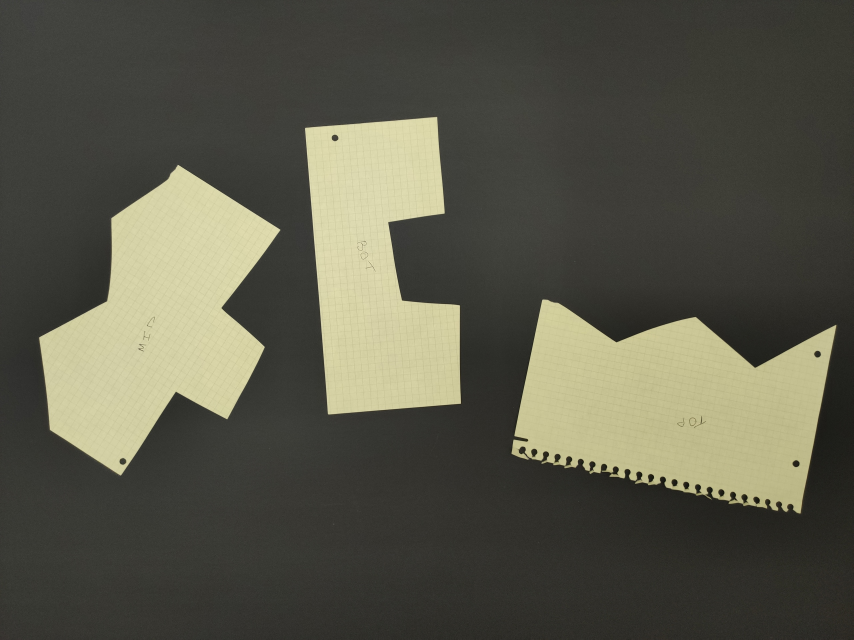
//> input picture OpenCV/Images/parts2.jpg, 2560 x 1920 px (shown at 1/3 size)
$ ./Unification   (built with g++ and OpenCV 4)
//> lines starting //> are read from the running program, lines starting //| are printed output that depends on the picture; after the words box and inside, x2 and y2 are one past the last pixel; in counts of white or black regions, pixels touching at a corner belong together
#include <iostream>
#include <fstream>
#include <algorithm>

#include <opencv2/opencv.hpp>
#include "opencv2/imgcodecs.hpp"
#include "opencv2/highgui.hpp"
#include "opencv2/stitching.hpp"

using namespace std;
using namespace cv;

vector<Mat> ReadImages(vector<string> arFilePaths)
{
    if (arFilePaths.empty())
        return vector<Mat>();

    vector<Mat> arImages;

    for (string wsFilePath : arFilePaths)
    {
        Mat oImage = imread(wsFilePath);
        if (!oImage.data)
        {
            cout << "Can't read image \"" << wsFilePath << "\"" << endl;
            return vector<Mat>();
        }

        arImages.push_back(oImage);
    }

    return arImages;
}

int main()
{
    Mat oImage = imread("../Images/parts2.jpg");
//> oImage is the input picture: 1920 rows x 2560 cols, CV_8UC3; mean B, G, R 74.1, 88.1, 88.9

    if (!oImage.data)
    {
        cout << "Can't read image" << endl;
        return -1;
    }

    resize(oImage, oImage, Size(500, (int)(oImage.size().height * 500 / oImage.size().width)));
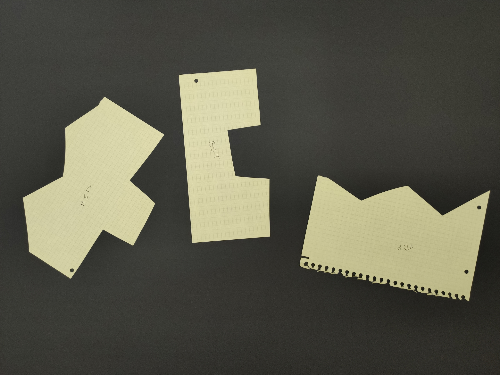
//> oImage: 375 rows x 500 cols, CV_8UC3; mean B, G, R 74, 88, 88.8

    namedWindow("Original Image", WINDOW_AUTOSIZE);
    moveWindow("Original Image", 100, 100);
    imshow("Original Image", oImage);
    waitKey(0);

    Mat oGrayImage;
    cvtColor(oImage, oGrayImage, COLOR_BGR2GRAY);
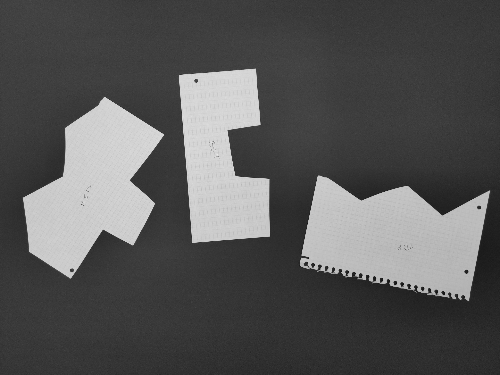
//> oGrayImage: 375 rows x 500 cols, CV_8UC1; min 16, max 232, mean 86.7

    Mat oThreshImage;
    threshold(oGrayImage, oThreshImage, 150, 255, THRESH_BINARY);
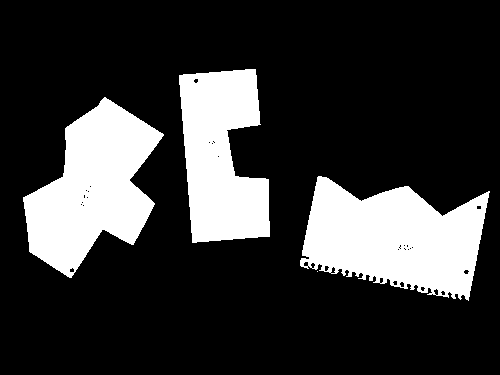
//> oThreshImage: 375 rows x 500 cols, CV_8UC1; 21.8% white; 4 white regions (1 under 20 px)
    namedWindow("Binary Image", WINDOW_AUTOSIZE);
    moveWindow("Binary Image", 100, 100);
    imshow("Binary Image", oThreshImage);
    waitKey(0);

    vector<vector<Point>> arContours;
    vector<Vec4i> arHierarchy;
    findContours(oThreshImage, arContours, arHierarchy, RETR_EXTERNAL, CHAIN_APPROX_SIMPLE);
//> arContours = 4 contours, 1 with area under 20; largest, box (x1, y1, x2, y2) and area: (300, 176, 490, 301) 15024, (23, 97, 164, 278) 13810, (179, 69, 270, 243) 11316; arHierarchy = 4 items: [1, -1, -1, -1], [2, 0, -1, -1], [3, 1, -1, -1], [-1, 2, -1, -1]

    Mat oCopyImage = oImage.clone();
    drawContours(oCopyImage, arContours, -1, Scalar(0, 255, 0), 2);
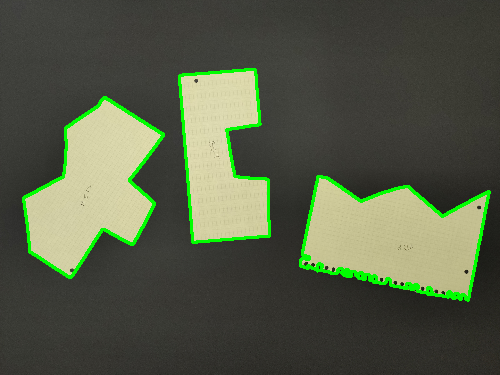
//> oCopyImage: 375 rows x 500 cols, CV_8UC3; 3.24% of pixels changed, all inside (x1, y1, x2, y2) = (22, 68, 491, 302)
    namedWindow("None approximation", WINDOW_AUTOSIZE);
    moveWindow("None approximation", 100, 100);
    imshow("None approximation", oCopyImage);
    waitKey(0);

    vector<string> arFileNames;
    vector<double> match;

    for (unsigned int unIndex = 0; unIndex < arContours.size(); ++unIndex)
    {
        if (arContours[unIndex].size() < 3)
        {
            arContours.erase(arContours.begin() + unIndex);
            continue;
        }

        Mat oTempImage(oImage, boundingRect(arContours[unIndex]));
        string sFileName = "temp" + to_string(unIndex + 1) + ".jpg";
        arFileNames.push_back(sFileName);
        imwrite(sFileName, oTempImage);
    }
//> this loop made 3 passes
//> pass 3, `Mat oTempImage(oImage, boundingRect(arContours[unIndex]));`:
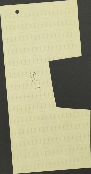
//> oTempImage: 174 rows x 91 cols, CV_8UC3; mean B, G, R 137.3, 170.8, 173.5

    if (arContours.size() < 2)
        return -1;

    for (unsigned int unFirstIndex = 0; unFirstIndex < arContours.size(); ++unFirstIndex)
    {
        for (unsigned int unSecondIndex = 1; unSecondIndex < arContours.size(); ++unSecondIndex)
        {
            if (unFirstIndex == unSecondIndex)
                continue;

            double dMatch = matchShapes(arContours[unFirstIndex], arContours[unSecondIndex], CONTOURS_MATCH_I2, 0);

            #ifdef _DEBUG
                std::cout << unFirstIndex << " _ " << unSecondIndex << " = " << dMatch << endl;
            #endif

            match.push_back(dMatch);
        }
    }
//> after the loop, match = [0.817, 1.06, 0.759, 0.759]


    Mat tempimg1 = imread("temp2.jpg");
    Mat tempimg2 = imread("temp3.jpg");


    Mat oVImg(max(tempimg1.rows, tempimg2.rows), tempimg1.cols + tempimg2.cols, tempimg1.type());

    Mat q0(oVImg, Rect(0, 0, tempimg1.cols, tempimg1.rows));
    Mat q1(oVImg, Rect(tempimg1.cols, 0, tempimg2.cols, tempimg2.rows));

    tempimg1.copyTo(q0);
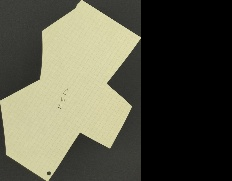
//> oVImg: 181 rows x 232 cols, CV_8UC3; mean B, G, R 69.7, 85.6, 86.4
    tempimg2.copyTo(q1);
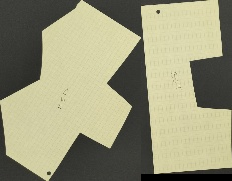
//> oVImg: 181 rows x 232 cols, CV_8UC3; mean B, G, R 121.4, 150, 151.8

    namedWindow("Result", WINDOW_AUTOSIZE);
    moveWindow("Result", 100, 100);
    imshow("Result", oVImg);
    waitKey(0);

    return 0;
//> (the program exits here)

$ run again, with OpenCV/Images/parts1.jpg copied over OpenCV/Images/parts2.jpg
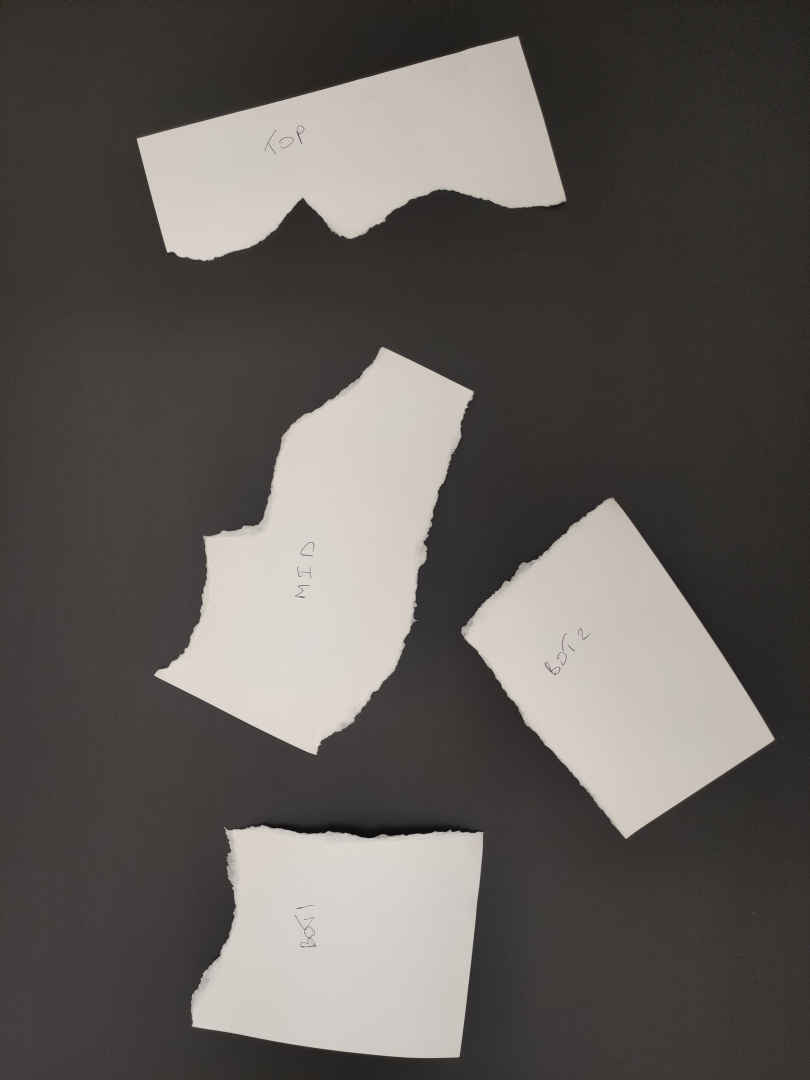
//> input picture OpenCV/Images/parts1.jpg, 1620 x 2160 px (shown at 1/2 size)
//> oImage is the input picture: 2160 rows x 1620 cols, CV_8UC3; mean B, G, R 88.2, 92, 96.2
//> oImage: 666 rows x 500 cols, CV_8UC3
//> `threshold(oGrayImage, oThreshImage, 150, 255, THRESH_BINARY);`:
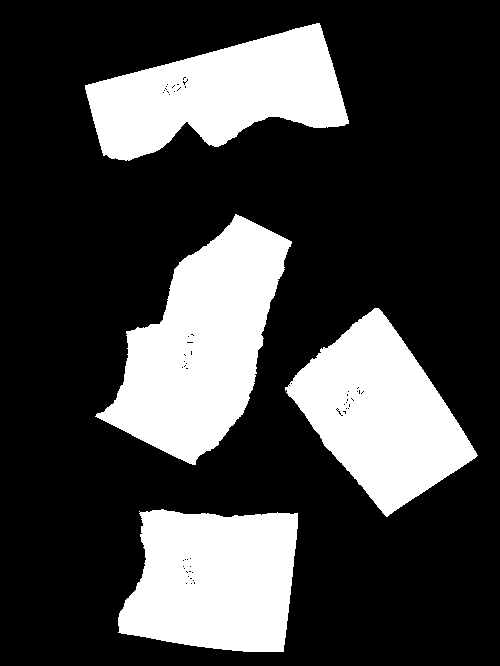
//> oThreshImage: 666 rows x 500 cols, CV_8UC1; 26.5% white; 4 white regions
//> arContours = 4 contours; box (x1, y1, x2, y2) and area: (95, 214, 292, 465) 25158, (285, 308, 478, 517) 20658, (118, 509, 298, 652) 20642, (85, 23, 349, 161) 20554; arHierarchy = 4 items: [1, -1, -1, -1], [2, 0, -1, -1], [3, 1, -1, -1], [-1, 2, -1, -1]
//> oCopyImage: 666 rows x 500 cols, CV_8UC3; mean B, G, R 84.3, 94.8, 92
//> the loop `for (unsigned int unIndex = 0; unIndex < arContours.size(); ++unIndex)` made 4 passes
//> the loop `for (unsigned int unFirstIndex = 0; unFirstIndex < arContours.size(); ..` made 4 passes
//> after the loop `for (unsigned int unFirstIndex = 0; unFirstIndex < arContours.size(); ..`: match = [0.904, 2.7, 3.17, 1.8, 2.27, 1.8, 0.692, 2.27, 0.692]
//> `tempimg2.copyTo(q1);`:
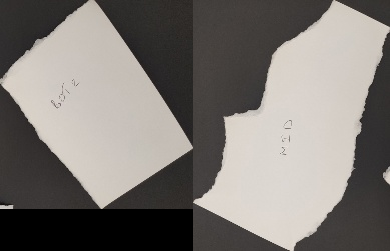
//> oVImg: 251 rows x 390 cols, CV_8UC3; mean B, G, R 115.9, 120.2, 124.8
